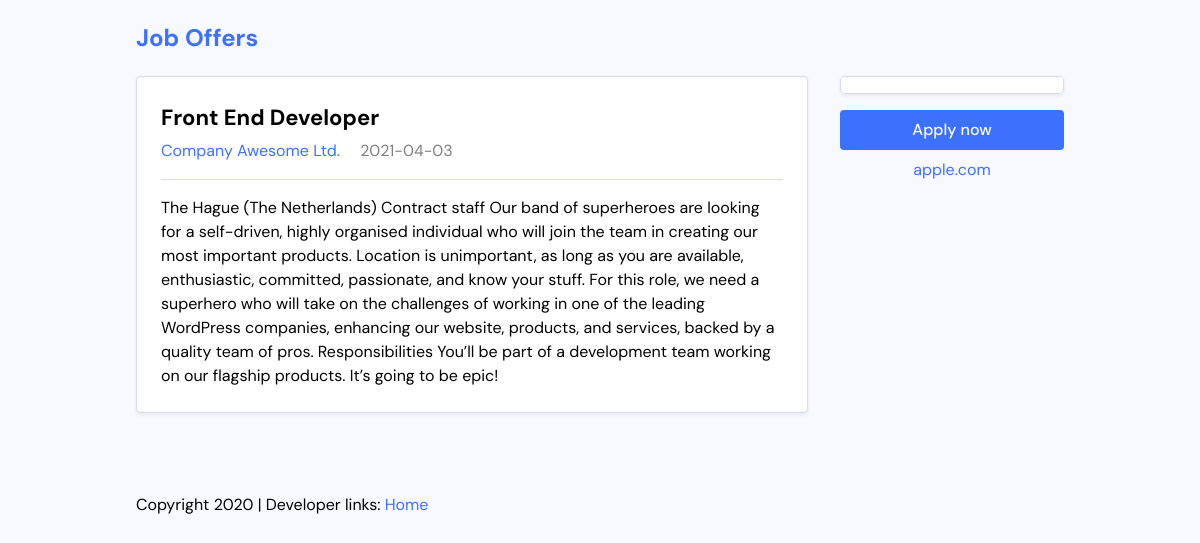
Page /single.php?id=1 on the committed database.
### tables this page shows
CREATE TABLE `offers` (
  `id` int(11) NOT NULL,
  `title` varchar(255) NOT NULL,
  `description` varchar(8192) NOT NULL,
  `company` varchar(255) NOT NULL,
  `salary` float NOT NULL,
  `createDate` date NOT NULL DEFAULT current_timestamp()
);

### single.php (the view, shortened to what this page needs)
<!DOCTYPE html>
<html lang="en">
<head>
    <link rel="stylesheet" href="./css/master.css">
</head>
<body>
    <div class="site-wrapper">
        <header class="site-header">
            <h2 class="site-title"><a href="#">Job Offers</a></h2>
        </header>
            <?php
                $id = $_GET["id"];
                include("connection.php");
                $query = "select * from offers where id=$id";
                $result = mysqli_query($con,$query);
                if($result && mysqli_num_rows($result) > 0)
                {
                    $row = $result->fetch_assoc();
                    echo '<div class="job-single">
                            <main class="job-main">
                                <div class="job-card">
                                    <div class="job-primary">
                                        <header class="job-header">
                                            <h2 class="job-title"><a href="#">' . $row["title"] . '</a></h2>
                                            <div class="job-meta">
                                                <a class="meta-company" href="#">' . $row["company"] . '</a>
                                                <span class="meta-date">' . $row["createDate"] . '</span>
                                            </div>
                                        </header>
                                        <div class="job-body">
                                        <p>' . $row["description"] . '</p>
                                        </div>
                                    </div>
                                </div>
                            </main>
                            <aside class="job-secondary">
                                <div class="job-logo">
                                    <div class="job-logo-box">
                                        <img src="https://i.imgur.com/ZbILm3F.png" alt="">
                                    </div>
                                </div>
                                <a href="#" class="button button-wide">Apply now</a>
                                <a href="#">apple.com</a>
                            </aside>
                        </div>';
                    };
            ?>
        <footer class="site-footer">
            <p>Copyright 2020 | Developer links:
                <a href="/jobs/index.php">Home</a>
            </p>
        </footer>
</body>
</html>

### css/master.css (style rules this page uses)
html { line-height: 1.15; -webkit-text-size-adjust: 100%; }
body { margin: 0; }
main { display: block; }
a { background-color: transparent; }
html { -webkit-box-sizing: border-box; -moz-box-sizing: border-box; box-sizing: border-box; }
*, *:before, *:after { -webkit-box-sizing: inherit; -moz-box-sizing: inherit; box-sizing: inherit; }
:root { --color-base: #f8f9ff; --color-primary: #3c71fe; --color-separator: #d5dcef; --font-sans: "DM Sans", sans-serif; }
body { background: var(--color-base); font-family: var(--font-sans); line-height: 1.5; }
a { color: var(--color-primary); text-decoration: none; }
.site-wrapper { max-width: 58em; margin: 0 auto; }
.job-card { margin: 0; padding: 1.5em; list-style: none; background: white; border: 1px solid var(--color-separator); border-radius: 0.25em; box-shadow: 0px 2px 4px rgba(0, 0, 0, 0.06); display: flex; }
.job-card .job-primary { flex: 1 1 auto; }
.job-card .job-title { margin: 0; font-size: 1.375em; margin-bottom: 0.25em; }
.job-card .job-title a { color: black; }
.job-card .meta-date { opacity: 0.5; margin-left: 1em; }
.job-logo { flex: 0 0 12.5em; background: white; display: flex; align-items: stretch; justify-content: stretch; }
.job-logo-box { max-height: 7.875em; border: 1px solid var(--color-separator); border-radius: 0.25em; box-shadow: 0px 2px 4px rgba(0, 0, 0, 0.06); display: flex; align-items: center; justify-content: center; padding: 0.5em; width: 100%; }
.job-single { display: flex; }
.job-single .job-secondary { flex: 0 0 14em; margin-left: 2em; text-align: center; }
.job-single .job-secondary .button { margin-bottom: 0.5em; }
.job-single .job-main { flex: 1 1 auto; }
.job-single .job-body { margin-top: 1em; padding-top: 1em; border-top: 1px solid var(--color-separator); }
.job-single .job-body p:first-child { margin-top: 0; }
.job-single .job-body p:last-child { margin-bottom: 0; }
.job-single .job-logo { margin-bottom: 1em; }
.site-footer { margin-top: 5em; margin-bottom: 2em; }
.button { padding: 0.5em 0.75em; border-radius: 0.25em; background: var(--color-primary); color: white; font-weight: 500; text-align: center; display: inline-block; }
.button-wide { width: 100%; }

### rows in the picture
offers: title "Front End Developer", company "Company Awesome Ltd.", createDate "2021-04-03", description "The Hague (The Netherlands) Contract staff Our band of superheroes are looking for a self-driven, highly organised individual who will join the team in creating our most important products. Location is unimportant, as long as you are available, enthusiastic, committed, passionate, and know your stuff. For this role, we need a superhero who will take on the challenges of working in one of the leading WordPress companies, enhancing our website, products, and services, backed by a quality team of pros. Responsibilities You’ll be part of a development team working on our flagship products. It’s going to be epic!"
